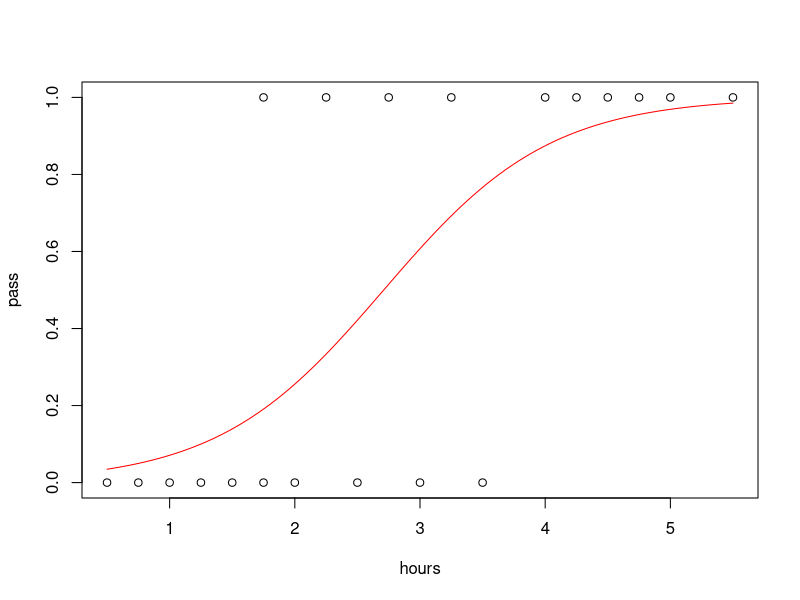
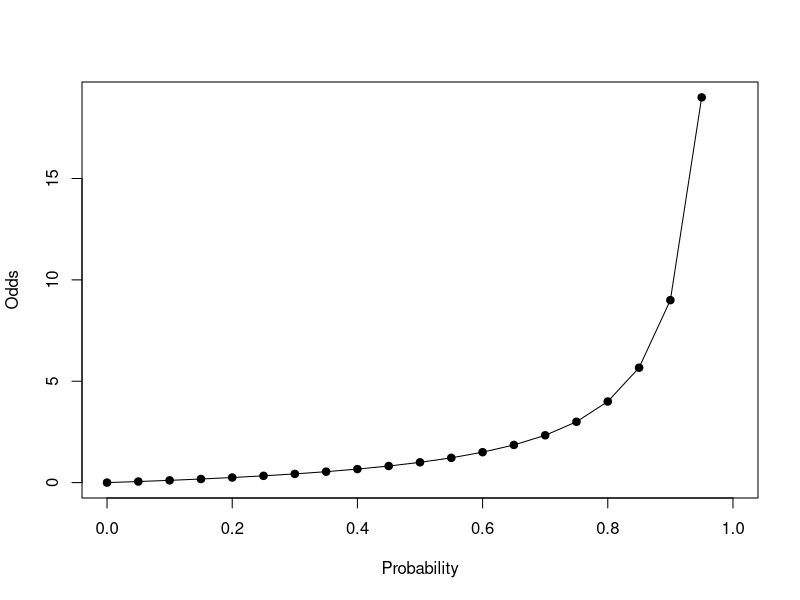
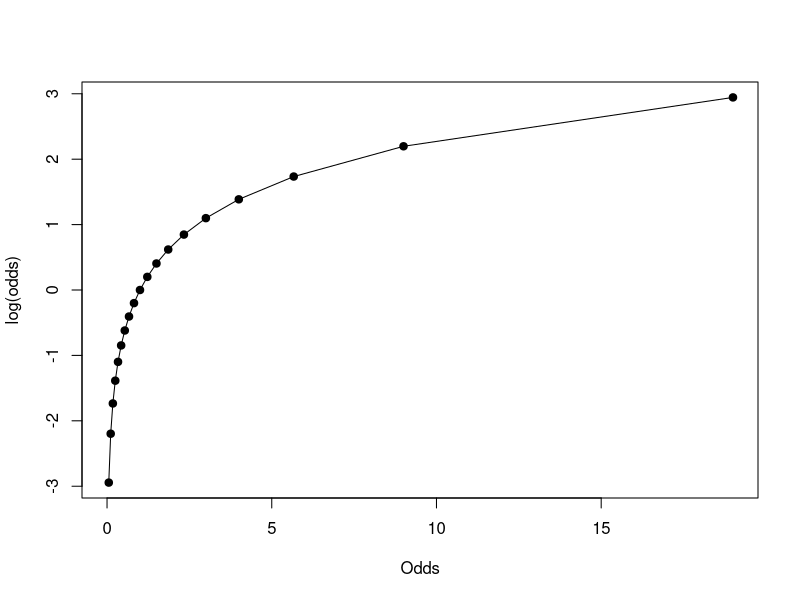
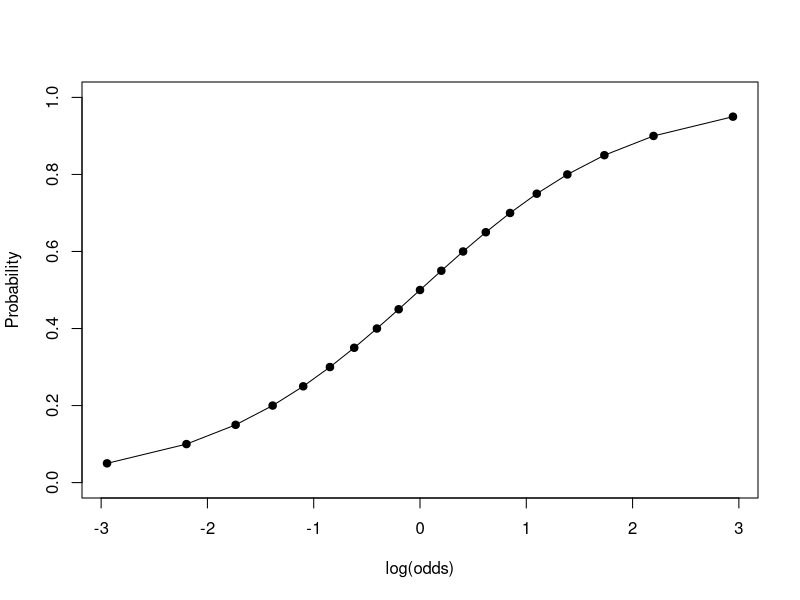

The R source for these figures, in order:
## ---- chunk 1
hours <- c(0.5, 0.75, 1, 1.25, 1.5, 1.75, 1.75, 2, 2.25, 2.5, 2.75, 3, 3.25, 3.5, 4, 4.25, 4.5, 4.75, 5, 5.5)
pass <- c(0,0,0,0,0,0,1,0,1,0,1,0,1,0,1,1,1,1,1,1)
model = glm(pass ~ hours, family = binomial)
newdat <- data.frame(hours=seq(min(hours), max(hours),len=100))
newdat$pass = predict(model, newdata=newdat, type="response")

# plot
plot(pass ~ hours)
lines(pass ~ hours, newdat, col="red")

# data
data <- data.frame(hours=c(0.5, 0.75, 1, 1.25, 1.5, 1.75, 1.75, 2, 2.25, 2.5,
                         2.75, 3, 3.25, 3.5, 4, 4.25, 4.5, 4.75, 5, 5.5),
                 pass=c(0,0,0,0,0,0,1,0,1,0,1,0,1,0,1,1,1,1,1,1),
                 pass.predic = rep(NA, 20), # slot for predicted pass
                 pass.logit = rep(NA, 20))  # slot logit prediction
                 

# model
model <- glm(data$pass ~ data$hours, family = binomial)

# predict values of logit function
data$pass.logit <- predict(model, newdata=data, type='response')
# predict pass for threshold = 0.5
data$pass.predic <- ifelse(data$pass.logit > 0.5, 1, 0)

# Confusion matrix
library(caret)
caret::confusionMatrix(data =      factor(data$pass.predic),
                       reference = factor(data$pass))

## ---- chunk 2
p <- seq(0,1, by=0.05)
data <- data.frame(probability=p, odds=p/(1-p))
head(data)
plot(data$odds~data$probability, type='o', pch=19, xlab='Probability', ylab='Odds')

plot(log(data$odds)~data$odds, type='o', pch=19, xlab='Odds', ylab='log(odds)')

plot(data$probability~log(data$odds), type='o', pch=19, xlab='log(odds)', ylab='Probability')

